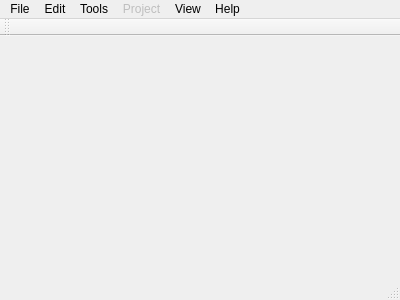
<?xml version="1.0" encoding="UTF-8"?>
<ui version="4.0">
 <class>MainWindow</class>
 <widget class="QMainWindow" name="MainWindow">
  <property name="geometry">
   <rect>
    <x>0</x>
    <y>0</y>
    <width>400</width>
    <height>300</height>
   </rect>
  </property>
  <property name="windowTitle">
   <string>MainWindow</string>
  </property>
  <widget class="QWidget" name="centralWidget"/>
  <widget class="QMenuBar" name="menuBar">
   <property name="geometry">
    <rect>
     <x>0</x>
     <y>0</y>
     <width>400</width>
     <height>21</height>
    </rect>
   </property>
   <widget class="QMenu" name="menuFile">
    <property name="title">
     <string>File</string>
    </property>
    <addaction name="actionNew_File"/>
    <addaction name="actionNew_Project"/>
    <addaction name="actionOpen_File"/>
    <addaction name="actionOpen_Project"/>
    <addaction name="separator"/>
    <addaction name="actionSave_File"/>
    <addaction name="actionSave_File_As"/>
    <addaction name="actionSave_All"/>
    <addaction name="actionSave_Project"/>
    <addaction name="separator"/>
    <addaction name="actionOpen_Project_In"/>
    <addaction name="separator"/>
    <addaction name="actionExit"/>
   </widget>
   <widget class="QMenu" name="menuEdit">
    <property name="title">
     <string>Edit</string>
    </property>
    <addaction name="actionUndo"/>
    <addaction name="actionRedo"/>
    <addaction name="separator"/>
    <addaction name="actionCut"/>
    <addaction name="actionCopy"/>
    <addaction name="actionPaste"/>
    <addaction name="separator"/>
    <addaction name="actionSelect_All"/>
    <addaction name="separator"/>
    <addaction name="actionFind"/>
    <addaction name="actionGoto"/>
   </widget>
   <widget class="QMenu" name="menuTools">
    <property name="title">
     <string>Tools</string>
    </property>
    <addaction name="actionOptions"/>
    <addaction name="actionFTP"/>
   </widget>
   <widget class="QMenu" name="menuView">
    <property name="title">
     <string>View</string>
    </property>
    <addaction name="actionToolbar"/>
    <addaction name="actionWorkspace"/>
    <addaction name="actionStatusbar"/>
   </widget>
   <widget class="QMenu" name="menuProject">
    <property name="enabled">
     <bool>false</bool>
    </property>
    <property name="title">
     <string>Project</string>
    </property>
   </widget>
   <widget class="QMenu" name="menuHelp">
    <property name="title">
     <string>Help</string>
    </property>
    <addaction name="actionHelp"/>
    <addaction name="separator"/>
    <addaction name="actionAbout"/>
   </widget>
   <addaction name="menuFile"/>
   <addaction name="menuEdit"/>
   <addaction name="menuTools"/>
   <addaction name="menuProject"/>
   <addaction name="menuView"/>
   <addaction name="menuHelp"/>
  </widget>
  <widget class="QToolBar" name="mainToolBar">
   <attribute name="toolBarArea">
    <enum>TopToolBarArea</enum>
   </attribute>
   <attribute name="toolBarBreak">
    <bool>false</bool>
   </attribute>
  </widget>
  <widget class="QStatusBar" name="statusBar"/>
  <action name="actionHelp">
   <property name="text">
    <string>Help</string>
   </property>
   <property name="shortcut">
    <string>F1</string>
   </property>
  </action>
  <action name="actionAbout">
   <property name="text">
    <string>About</string>
   </property>
  </action>
  <action name="actionNew_File">
   <property name="text">
    <string>New File</string>
   </property>
   <property name="shortcut">
    <string>Ctrl+N</string>
   </property>
  </action>
  <action name="actionNew_Project">
   <property name="text">
    <string>New Project</string>
   </property>
   <property name="shortcut">
    <string>Ctrl+Shift+N</string>
   </property>
  </action>
  <action name="actionOpen_File">
   <property name="text">
    <string>Open File</string>
   </property>
   <property name="shortcut">
    <string>Ctrl+O</string>
   </property>
  </action>
  <action name="actionOpen_Project">
   <property name="text">
    <string>Open Project</string>
   </property>
   <property name="shortcut">
    <string>Ctrl+Shift+O</string>
   </property>
  </action>
  <action name="actionSave_File">
   <property name="text">
    <string>Save File</string>
   </property>
   <property name="shortcut">
    <string>Ctrl+S</string>
   </property>
  </action>
  <action name="actionSave_File_As">
   <property name="text">
    <string>Save File As...</string>
   </property>
  </action>
  <action name="actionSave_All">
   <property name="text">
    <string>Save All</string>
   </property>
  </action>
  <action name="actionSave_Project">
   <property name="text">
    <string>Save Project</string>
   </property>
   <property name="shortcut">
    <string>Ctrl+Shift+S</string>
   </property>
  </action>
  <action name="actionExit">
   <property name="text">
    <string>Exit</string>
   </property>
   <property name="shortcut">
    <string>Ctrl+Q</string>
   </property>
  </action>
  <action name="actionOpen_Project_In">
   <property name="text">
    <string>Open Project In</string>
   </property>
  </action>
  <action name="actionToolbar">
   <property name="checkable">
    <bool>true</bool>
   </property>
   <property name="text">
    <string>Toolbar</string>
   </property>
  </action>
  <action name="actionWorkspace">
   <property name="checkable">
    <bool>true</bool>
   </property>
   <property name="text">
    <string>Work Space</string>
   </property>
  </action>
  <action name="actionStatusbar">
   <property name="checkable">
    <bool>true</bool>
   </property>
   <property name="text">
    <string>Status Bar</string>
   </property>
  </action>
  <action name="actionUndo">
   <property name="text">
    <string>Undo</string>
   </property>
   <property name="shortcut">
    <string>Ctrl+Z</string>
   </property>
  </action>
  <action name="actionRedo">
   <property name="text">
    <string>Redo</string>
   </property>
   <property name="shortcut">
    <string>Ctrl+Y</string>
   </property>
  </action>
  <action name="actionCut">
   <property name="text">
    <string>Cut</string>
   </property>
   <property name="shortcut">
    <string>Ctrl+X</string>
   </property>
  </action>
  <action name="actionCopy">
   <property name="text">
    <string>Copy</string>
   </property>
   <property name="shortcut">
    <string>Ctrl+C</string>
   </property>
  </action>
  <action name="actionPaste">
   <property name="text">
    <string>Paste</string>
   </property>
   <property name="shortcut">
    <string>Ctrl+V</string>
   </property>
  </action>
  <action name="actionSelect_All">
   <property name="text">
    <string>Select All</string>
   </property>
   <property name="shortcut">
    <string>Ctrl+A</string>
   </property>
  </action>
  <action name="actionFind">
   <property name="text">
    <string>Find</string>
   </property>
   <property name="shortcut">
    <string>Ctrl+F</string>
   </property>
  </action>
  <action name="actionGoto">
   <property name="text">
    <string>Goto</string>
   </property>
   <property name="shortcut">
    <string>Ctrl+G</string>
   </property>
  </action>
  <action name="actionOptions">
   <property name="text">
    <string>Options</string>
   </property>
  </action>
  <action name="actionFTP">
   <property name="text">
    <string>FTP</string>
   </property>
  </action>
 </widget>
 <layoutdefault spacing="6" margin="11"/>
 <resources/>
 <connections/>
</ui>
